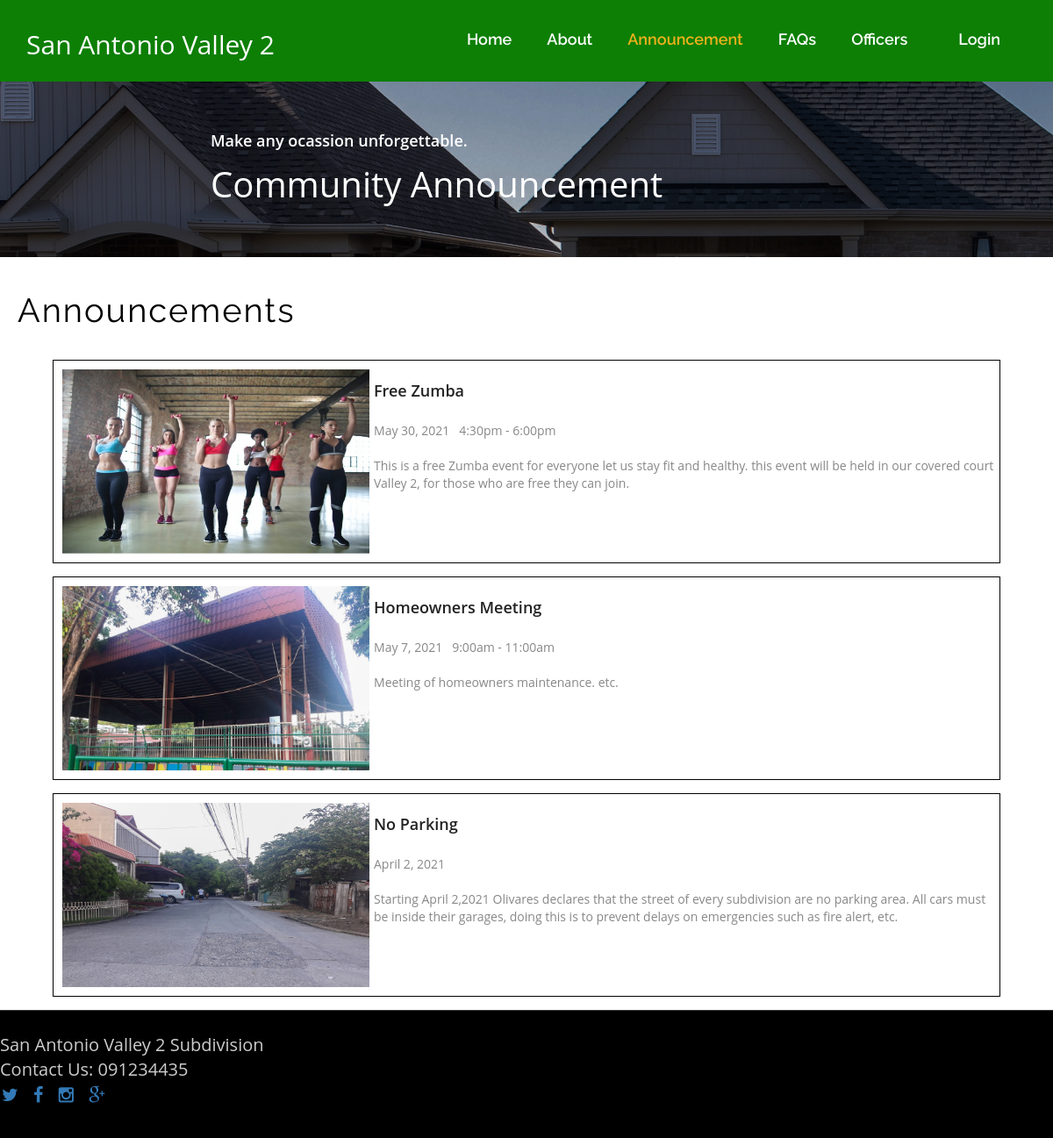
Screenshot of /announcement.php with the database file from the repository.
### tables this page shows
CREATE TABLE `announcements` (
  `id` int(11) NOT NULL,
  `image` varchar(200) NOT NULL,
  `agenda` varchar(50) NOT NULL,
  `date` varchar(50) NOT NULL,
  `time` varchar(20) NOT NULL,
  `details` text NOT NULL
);

### announcement.php (the view, shortened to what this page needs)
<html>
<head>
  <link href="css/bootstrap.min.css" rel="stylesheet" type="text/css">
  <link href="css/style_home.css" rel="stylesheet" type="text/css">
  <link href="css/font-awesome.css" rel="stylesheet" type="text/css">
  <link href="css/animate.css" rel="stylesheet" type="text/css">
</head>
<body>
<header id="header_wrapper">
  <div class="container">
    <div class="header_box">
      <div class="logo">San Antonio Valley 2</div>
      <nav class="navbar navbar-inverse" role="navigation">
        <div id="main-nav" class="collapse navbar-collapse navStyle">
         <ul class="nav navbar-nav" id="mainNav">
           <li><a href="index.php" class="scroll-link">Home</a></li>
           <li><a href="about Us.php" class="scroll-link">About</a></li>
           <li class="active"><a href="announcement.php" class="scroll-link">Announcement </a></li>
           <li><a href="FAQs.php" class="scroll-link">FAQs</a></li>
           <li><a href="officers.php" class="scroll-link">Officers</a></li>
           <li><a href="login.php" class="scroll-link">Login</a></li>
         </ul>
        </div>
      </nav>
    </div>
  </div>
</header>
<div class="jumbotron jum_e" style=" background-image: url(img/small.jpg)">
  <div class="text"><h4>Make any ocassion unforgettable.</h4> Community Announcement </div>
</div>
<?php
  $mysqli = new mysqli('remotemysql.com', 'J5BJ2ZlQGm', 'FYAvWP4mmz', 'J5BJ2ZlQGm') or die(mysqli_error($mysqli));
  $result = $mysqli->query("SELECT * FROM announcements") or die($mysqli->error);
?>
<div>
<h2 style="color: black; font-style: bold;">Announcements </h2>
<?php
          while ($row = $result->fetch_assoc()): ?>
              <tr>
                <td>
                  <?php echo "<div id='img_div'>"; ?>
                  <?php echo "<img src='admin/images/".$row['image']."' >"; ?> <br>
                  <h3><?php echo $row['agenda']; ?></h3><br>
                  <?php echo $row['date']; ?> &nbsp;
                  <?php echo $row['time']; ?> <br><br>
                  <?php echo $row['details']; ?>
                  <?php echo "</div>"; ?>
                </td>
              </tr>
            <?php endwhile; ?>
</div>
<footer>
    <div class="footer_bottom"><span>San Antonio Valley 2 Subdivision<br>Contact Us: 091234435 </span>
          <ul class="social">
            <li><a href="javascript:void(0)" class="fa fa-twitter"></a></li>
            <li><a href="javascript:void(0)" class="fa fa-facebook"></a></li>
            <li><a href="javascript:void(0)" class="fa fa-instagram"></a></li>
            <li><a href="javascript:void(0)" class="fa fa-google-plus"></a></li>
          </ul>
    </div>
</footer>
</body>
</html>

### css/style_home.css (style rules this page uses)
ul { list-style: none; }
li { margin-left: 1%; display: inline; }
img { max-width: 100%; }
a, a:hover, a:active { outline: 0px !important; text-decoration:none; }
body { background: #fff; font-family: 'Open Sans', sans-serif; font-size: 14px; font-weight: normal; color: #888888; margin: 0; }
h2 { font-size: 38px; color: #222222; font-family: 'Raleway', sans-serif; font-weight: normal; margin: 0px 0 25px 0; text-align: center; }
h3 { font-family: 'Open Sans', sans-serif; font-weight: 600; color: #222222; font-size: 18px; margin: 0 0 5px 0; }
h4 { color: white; font-weight: 600; }
#header_wrapper { background: #0D7F05; padding: 20px 0px; }
.header_box { position: relative; }
.logo { float: left; margin-top: 10px; position: relative; z-index: 2; color: white; font-size: 30px; }
.navbar-inverse { background-color: transparent; border-color: transparent; }
.navbar { border: 0px solid #fff; min-height: 40px; margin-bottom: 0px; }
.navbar-inverse .navbar-nav > li > a { color: white; }
.navStyle { float: right; }
.navStyle ul { list-style: none; padding: 0px; }
.navStyle ul li { display: inline-block; margin: 0 5px; }
.navStyle ul li:first-child { ; }
.navStyle ul li:last-child { margin: 0 0 0 23px; }
.navStyle ul li a { display: block; font-size: 18px; color: #222222; font-family: 'Raleway', sans-serif; text-decoration: none; font-weight: 600; transition: all 0.2s ease-in-out; -moz-transition: all 0.2s ease-in-out; -webkit-transition: all 0.2s ease-in-out; }
.navbar-inverse .navbar-nav > .active > a, .navbar-inverse .navbar-nav > .active > a:hover, .navbar-inverse .navbar-nav > .active > a:focus { color: #EFB21D; background-color: transparent; }
.footer_bottom { border-top: 1px solid #3C3A3A; padding: 25px 0; font-size: 20px; background-color: black; }
.footer_bottom span { display: block; font-size: 20px; color: #cccccc; }
.jumbotron { height: 200px; }
.text { font-size: 40px; color: white; margin-left: 20%; }
* { box-sizing: border-box; }
p, h2 { color: white; letter-spacing: 2px; padding: 10px 20px; text-align: left; }
.social { margin-left: -50px; }

### announcement.php (style rules this page uses)
#img_div { width: 90%; padding: 5px; margin: 15px auto; border: 1px solid #000; }
#img_div:after { content:""; display: block; clear: both; }
img { float: left; margin: 5px; width: 350px; height: 210px; }

### rows the page displays
announcements: image (picture), agenda "Free Zumba", date "May 30, 2021", time "4:30pm - 6:00pm", details "This is a free Zumba event for everyone let us stay fit and healthy. this event will be held in our covered court Valley 2, for those who are free they can join."
announcements: image (picture), agenda "Homeowners Meeting", date "May 7, 2021", time "9:00am - 11:00am", details "Meeting of homeowners maintenance. etc."
announcements: image (picture), agenda "No Parking", date "April 2, 2021", details "Starting April 2,2021 Olivares declares that the street of every subdivision are no parking area. All cars must be inside their garages, doing this is to prevent delays on emergencies such as fire alert, etc."
